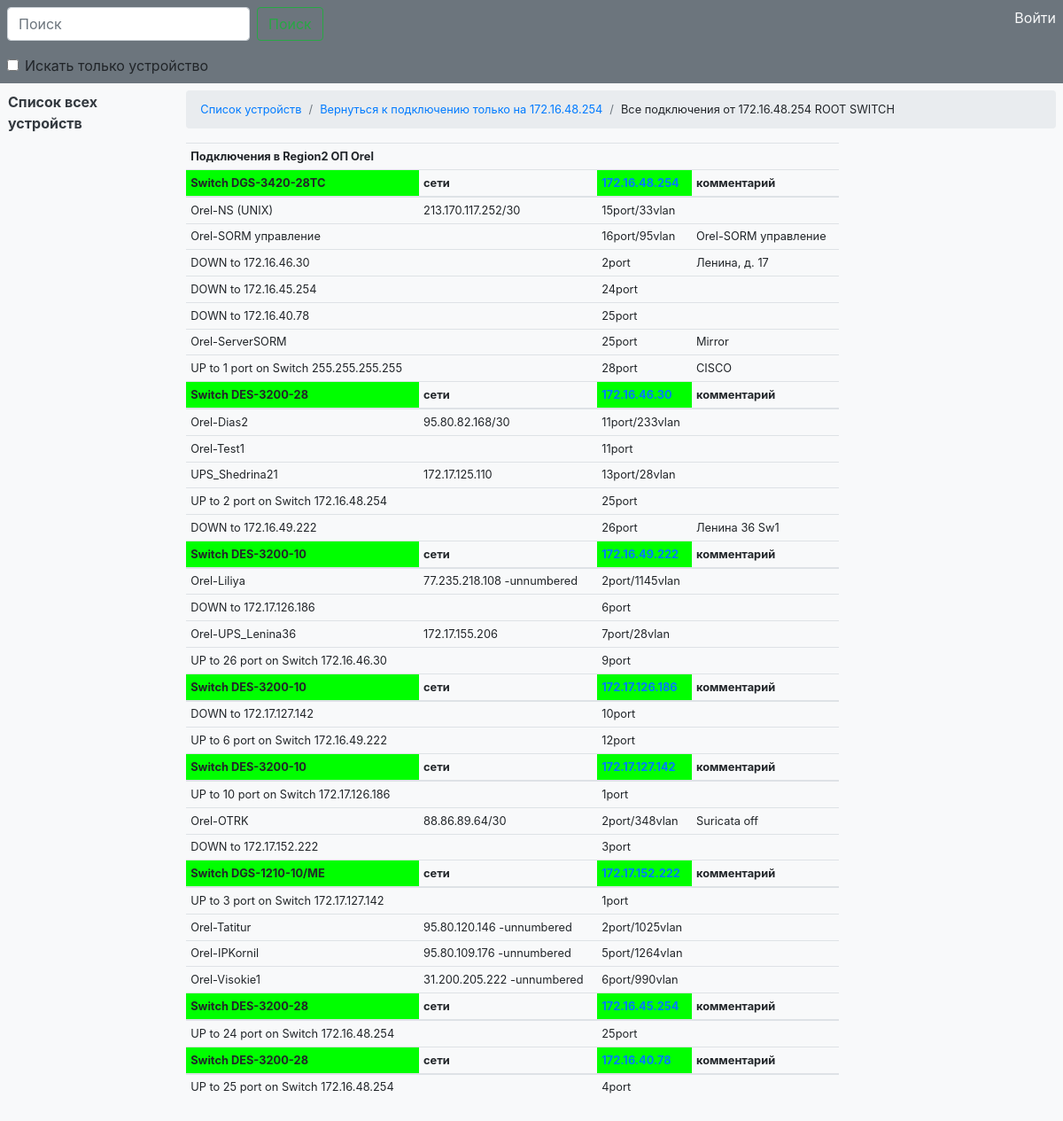
Page /connection/2/all_connection on the committed database.
### models_device/models.py (models this page shows, shortened)
class Device(models.Model):
    model = models.ForeignKey(ModelDevices, null=True, on_delete=models.SET_NULL, help_text='модель устройства', verbose_name='Модель')
    ip = models.GenericIPAddressField(unique=True, help_text='IP нового устройства', verbose_name='IP устройства')
    incoming_port = models.CharField(max_length=10, help_text='приходящий порт', default=1, verbose_name='Приходящий порт')
    up_connect_ip = models.GenericIPAddressField(validators=[validate_up_connect_ip], help_text='IP устройства от которого подключено', verbose_name='IP вышестоящего')
    up_connect_port = models.CharField(max_length=10, help_text='порт подключения на вышестоящем устройстве', default=1, verbose_name='Порт вышестоящего')
    city = models.ForeignKey(Cities, on_delete=models.PROTECT, help_text='город подключения', verbose_name='Город')
    comment = models.TextField(blank=True, verbose_name='Комментарий', help_text='комментарий')
    update = models.DateTimeField(auto_now=True)
    class Meta:
        verbose_name = 'Установленное оборудование'
        verbose_name_plural = 'Установленное оборудование'

class ModelDevices(models.Model):
    type = models.CharField(max_length=30, verbose_name='Тип устройства')
    model = models.CharField(max_length=30, help_text='модель устройства', verbose_name='Модель')
    ports = models.PositiveSmallIntegerField(help_text='количество портов', verbose_name='Портов')
    template = models.CharField(max_length=50,help_text='имя файла с шаблоном', verbose_name='Шаблон')
    comment = models.TextField(blank=True, verbose_name='Комментарий', help_text='комментарий')
    class Meta:
        verbose_name = 'Тип и модель оборудования'
        verbose_name_plural = 'Типы и модели оборудования'
        ordering = ['model']

### cities/models.py (models this page shows, shortened)
class Cities(models.Model):
    city = models.CharField(max_length=30, help_text='Город')
    city_prefix = models.CharField(max_length=10, help_text='Префикс в мнемокоде')
    region = models.IntegerField(choices=REGIONS)
    comment = models.TextField(blank=True)
    class Meta:
        verbose_name = 'Город'
        verbose_name_plural = 'Города'

### connection_on_device/models.py (models this page shows, shortened)
class ConnectionOnDevice(models.Model):
    id_dev = models.ForeignKey(Device, on_delete=models.CASCADE,
        help_text='ID оборудования, к которому подключен клиент/устройство')
    port = models.CharField(max_length=10, help_text='Порт подключения')
    connected = models.CharField(max_length=40, help_text='Что подключено к порту')
    vlan = models.CharField(max_length=5, default='Null', help_text='vlan клиента, если есть')
    ip_client = models.TextField(blank=True, verbose_name='IP клиента', help_text='IP/сети выделенные клиенту через ";"')
    comment = models.TextField(blank=True, help_text='Комментарий')
    date = models.DateTimeField(auto_now_add=True, help_text='Дата добавления')
    update = models.DateTimeField(auto_now=True, help_text='Дата изменения')
    class Meta:
    	verbose_name = "Подключенное оборудование/клиенты"
    	verbose_name_plural = "Подключенное оборудование/клиенты"

### connection_on_device/views.py (the view)
# urls.py: path('<int:id_dev>/all_connection', views.all_connection, name='all_connection'),
def all_connection(request, id_dev):
    connections_dev = []
    try:
        dev = Device.objects.get(pk=id_dev)
    except Device.DoesNotExist:
        raise Http404('Device not found!')
    source_connect = dev
    connections = all_connection_port(dev, connections_dev)
    return render(request, "all_connection_from.html", {
        "connections":connections,
        "source":source_connect
        })

### connection_on_device/views.py (called while the page is built)
def serch_connect(connect_on_port):
    ip_pattern = '\d{1,3}\.\d{1,3}\.\d{1,3}\.\d{1,3}'
    _search = re.search(ip_pattern, connect_on_port)
    if _search is not None:
        result = Device.objects.get(ip=_search.group())
    else:
        result = False
    return result

### connection_on_device/templates/all_connection_from.html (shortened to what this page needs)
{% extends "base.html" %}
{% block head %}
		<nav aria-label="breadcrumb">
		  <ol class="breadcrumb">
		  	<li class="breadcrumb-item"><a href="{% url 'device' %}">Список устройств</a></li>
		  	<li class="breadcrumb-item"><a href="{% url 'connections_on_dev' source.pk %}">Вернуться к подключению только на {{ source.ip }} </a></li>
		    <li class="breadcrumb-item">Все подключения от {{ source.ip }} {{ source.comment }} </li>
		  </ol>
		</nav>
{% endblock %}
{% block main %}
		<table class="table table-sm table-hover w-75">
		{% for dev, color, connect in connections %}
			<thead>
				{% if forloop.first %}
					<tr>
						<td colspan="4">
							<b>Подключения в {{ dev.city.get_region_display}} ОП {{ dev.city.city }}</b>
					</td>
					</tr>
				{% endif %}
			<tr>
				<th bgcolor="{{ color }}">
					{{ dev.model.type }}&nbsp;{{ dev.model.model }}
				</th>
				<th>
					сети&nbsp;
				</th>
				<th bgcolor="{{ color }}">
					<a style="text-decoration:none;" href="{% url 'path_to_dev' dev.pk %}">{{ dev.ip }}</a>
				</th>
				<th>
					комментарий&nbsp;
				</th>
			</tr>
		</thead>
			{% for connection in connect %}
			<tr>
				<td>
					{{ connection.connected }}
				</td>
				<td>
					{{ connection.ip_client }}
				</td>
				<td>
					{{ connection.port }}port{{ connection.vlan }}
				</td>
				<td>
					{% include "comment_block.html" %}
				</td>
			</tr>
			{% endfor %}
		{% endfor %}
		</table>
{% endblock %}

### connection_on_device/templates/comment_block.html
					{% if connection.comment|length > 35 %}
						<div id="block_comment">
							{{ connection.comment }}
						</div>
					{% else %}
						{{ connection.comment }}
					{% endif %}

### rows in the picture
Device: ip "172.16.48.254", comment "ROOT SWITCH", city.region "Region2", city.city "Orel", model.type "Switch", model.model "DGS-3420-28TC"
ConnectionOnDevice: connected "Orel-NS (UNIX)", ip_client "213.170.117.252/30", port "15", vlan "/33vlan"
ConnectionOnDevice: connected "Orel-SORM управление", port "16", vlan "/95vlan", comment "Orel-SORM управление"
ConnectionOnDevice: connected "DOWN to 172.16.46.30", port "2", comment "Ленина, д. 17"
ConnectionOnDevice: connected "DOWN to 172.16.45.254", port "24"
ConnectionOnDevice: connected "DOWN to 172.16.40.78", port "25"
ConnectionOnDevice: connected "Orel-ServerSORM", port "25", comment "Mirror"
ConnectionOnDevice: connected "UP to 1 port on Switch 255.255.255.255", port "28", comment "CISCO"
Device: model.type "Switch", model.model "DES-3200-28", ip "172.16.46.30"
ConnectionOnDevice: connected "Orel-Dias2", ip_client "95.80.82.168/30", port "11", vlan "/233vlan"
ConnectionOnDevice: connected "Orel-Test1", port "11"
ConnectionOnDevice: connected "UPS_Shedrina21", ip_client "172.17.125.110", port "13", vlan "/28vlan"
ConnectionOnDevice: connected "UP to 2 port on Switch 172.16.48.254", port "25"
ConnectionOnDevice: connected "DOWN to 172.16.49.222", port "26", comment "Ленина 36 Sw1"
Device: model.type "Switch", model.model "DES-3200-10", ip "172.16.49.222"
ConnectionOnDevice: connected "Orel-Liliya", ip_client "77.235.218.108 -unnumbered", port "2", vlan "/1145vlan"
ConnectionOnDevice: connected "DOWN to 172.17.126.186", port "6"
ConnectionOnDevice: connected "Orel-UPS_Lenina36", ip_client "172.17.155.206", port "7", vlan "/28vlan"
ConnectionOnDevice: connected "UP to 26 port on Switch 172.16.46.30", port "9"
Device: model.type "Switch", model.model "DES-3200-10", ip "172.17.126.186"
ConnectionOnDevice: connected "DOWN to 172.17.127.142", port "10"
ConnectionOnDevice: connected "UP to 6 port on Switch 172.16.49.222", port "12"
Device: model.type "Switch", model.model "DES-3200-10", ip "172.17.127.142"
ConnectionOnDevice: connected "UP to 10 port on Switch 172.17.126.186", port "1"
ConnectionOnDevice: connected "Orel-OTRK", ip_client "88.86.89.64/30", port "2", vlan "/348vlan", comment "Suricata off"
ConnectionOnDevice: connected "DOWN to 172.17.152.222", port "3"
Device: model.type "Switch", model.model "DGS-1210-10/ME", ip "172.17.152.222"
ConnectionOnDevice: connected "UP to 3 port on Switch 172.17.127.142", port "1"
ConnectionOnDevice: connected "Orel-Tatitur", ip_client "95.80.120.146 -unnumbered", port "2", vlan "/1025vlan"
ConnectionOnDevice: connected "Orel-IPKornil", ip_client "95.80.109.176 -unnumbered", port "5", vlan "/1264vlan"
ConnectionOnDevice: connected "Orel-Visokie1", ip_client "31.200.205.222 -unnumbered", port "6", vlan "/990vlan"
Device: model.type "Switch", model.model "DES-3200-28", ip "172.16.45.254"
ConnectionOnDevice: connected "UP to 24 port on Switch 172.16.48.254", port "25"
Device: model.type "Switch", model.model "DES-3200-28", ip "172.16.40.78"
ConnectionOnDevice: connected "UP to 25 port on Switch 172.16.48.254", port "4"
